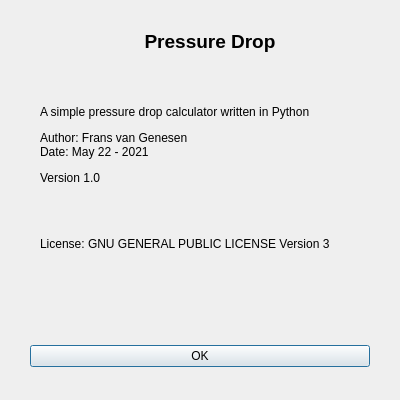
<?xml version="1.0" encoding="UTF-8"?>
<ui version="4.0">
 <class>Dialog</class>
 <widget class="QDialog" name="Dialog">
  <property name="geometry">
   <rect>
    <x>0</x>
    <y>0</y>
    <width>400</width>
    <height>400</height>
   </rect>
  </property>
  <property name="maximumSize">
   <size>
    <width>400</width>
    <height>400</height>
   </size>
  </property>
  <property name="windowTitle">
   <string>Help about</string>
  </property>
  <property name="locale">
   <locale language="English" country="Netherlands"/>
  </property>
  <widget class="QDialogButtonBox" name="buttonBox">
   <property name="geometry">
    <rect>
     <x>30</x>
     <y>340</y>
     <width>340</width>
     <height>32</height>
    </rect>
   </property>
   <property name="orientation">
    <enum>Qt::Vertical</enum>
   </property>
   <property name="standardButtons">
    <set>QDialogButtonBox::Ok</set>
   </property>
   <property name="centerButtons">
    <bool>true</bool>
   </property>
  </widget>
  <widget class="QLabel" name="Text">
   <property name="geometry">
    <rect>
     <x>40</x>
     <y>30</y>
     <width>340</width>
     <height>300</height>
    </rect>
   </property>
   <property name="text">
    <string>&lt;html&gt;&lt;head/&gt;&lt;body&gt;&lt;p align=&quot;center&quot;&gt;&lt;span style=&quot; font-size:14pt; font-weight:600;&quot;&gt;Pressure Drop&lt;/span&gt;&lt;/p&gt;&lt;p&gt;&lt;br/&gt;&lt;/p&gt;&lt;p&gt;A simple pressure drop calculator written in Python&lt;/p&gt;&lt;p&gt;Author: Frans van Genesen&lt;br/&gt;Date: May 22 - 2021&lt;/p&gt;&lt;p&gt;Version 1.0&lt;/p&gt;&lt;p&gt;&lt;br/&gt;&lt;/p&gt;&lt;p&gt;License: GNU GENERAL PUBLIC LICENSE Version 3&lt;/p&gt;&lt;/body&gt;&lt;/html&gt;</string>
   </property>
   <property name="alignment">
    <set>Qt::AlignLeading|Qt::AlignLeft|Qt::AlignTop</set>
   </property>
  </widget>
 </widget>
 <resources/>
 <connections>
  <connection>
   <sender>buttonBox</sender>
   <signal>accepted()</signal>
   <receiver>Dialog</receiver>
   <slot>accept()</slot>
   <hints>
    <hint type="sourcelabel">
     <x>248</x>
     <y>254</y>
    </hint>
    <hint type="destinationlabel">
     <x>157</x>
     <y>274</y>
    </hint>
   </hints>
  </connection>
  <connection>
   <sender>buttonBox</sender>
   <signal>rejected()</signal>
   <receiver>Dialog</receiver>
   <slot>reject()</slot>
   <hints>
    <hint type="sourcelabel">
     <x>316</x>
     <y>260</y>
    </hint>
    <hint type="destinationlabel">
     <x>286</x>
     <y>274</y>
    </hint>
   </hints>
  </connection>
 </connections>
</ui>
